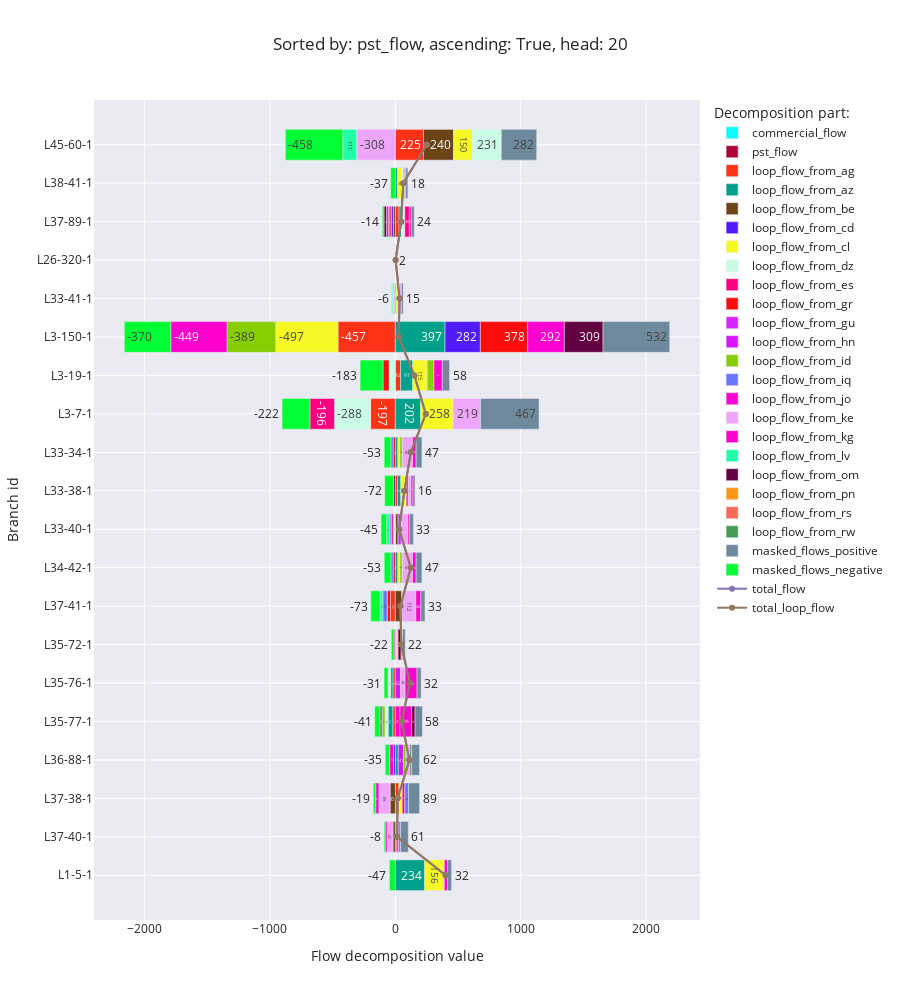

The code cell stored with this chart in its notebook:
### Code cell
flow_decomposition_bar_chart('pst_flow', ascending=True)

### Figure 1 — Plotly figure (JSON) as saved in the notebook; plotly's stock layout.template omitted (floating-point values rounded to 4 significant figures)
{"data": [{"alignmentgroup": "True", "hovertemplate": "Decomposition part:=commercial_flow<br>Flow decomposition value=%{x}<br>Branch id=%{y}<extra></extra>", "legendgroup": "commercial_flow", "marker": {"color": "#0DF9FF", "pattern": {"shape": ""}}, "name": "commercial_flow", "offsetgroup": "commercial_flow", "orientation": "h", "showlegend": true, "textposition": "auto", "texttemplate": "%{x:.0f}", "type": "bar", "x": [null, null, null, null, null, null, null, null, null, null, null, null, null, null, null, null, null, null, null, null], "xaxis": "x", "y": ["L1-5-1", "L37-40-1", "L37-38-1", "L36-88-1", "L35-77-1", "L35-76-1", "L35-72-1", "L37-41-1", "L34-42-1", "L33-40-1", "L33-38-1", "L33-34-1", "L3-7-1", "L3-19-1", "L3-150-1", "L33-41-1", "L26-320-1", "L37-89-1", "L38-41-1", "L45-60-1"], "yaxis": "y"}, {"alignmentgroup": "True", "hovertemplate": "Decomposition part:=pst_flow<br>Flow decomposition value=%{x}<br>Branch id=%{y}<extra></extra>", "legendgroup": "pst_flow", "marker": {"color": "#AF0038", "pattern": {"shape": ""}}, "name": "pst_flow", "offsetgroup": "pst_flow", "orientation": "h", "showlegend": true, "textposition": "auto", "texttemplate": "%{x:.0f}", "type": "bar", "x": [null, null, null, null, null, null, null, null, null, null, null, null, null, null, null, null, null, null, null, null], "xaxis": "x", "y": ["L1-5-1", "L37-40-1", "L37-38-1", "L36-88-1", "L35-77-1", "L35-76-1", "L35-72-1", "L37-41-1", "L34-42-1", "L33-40-1", "L33-38-1", "L33-34-1", "L3-7-1", "L3-19-1", "L3-150-1", "L33-41-1", "L26-320-1", "L37-89-1", "L38-41-1", "L45-60-1"], "yaxis": "y"}, {"alignmentgroup": "True", "hovertemplate": "Decomposition part:=loop_flow_from_ag<br>Flow decomposition value=%{x}<br>Branch id=%{y}<extra></extra>", "legendgroup": "loop_flow_from_ag", "marker": {"color": "#FD3216", "pattern": {"shape": ""}}, "name": "loop_flow_from_ag", "offsetgroup": "loop_flow_from_ag", "orientation": "h", "showlegend": true, "textposition": "auto", "texttemplate": "%{x:.0f}", "type": "bar", "x": [null, 12.6, 29.05, null, -20.63, -19.65, null, -39.38, null, null, 17.42, null, -197.3, 41.88, -457.2, -6.083, null, 29.27, null, 224.9], "xaxis": "x", "y": ["L1-5-1", "L37-40-1", "L37-38-1", "L36-88-1", "L35-77-1", "L35-76-1", "L35-72-1", "L37-41-1", "L34-42-1", "L33-40-1", "L33-38-1", "L33-34-1", "L3-7-1", "L3-19-1", "L3-150-1", "L33-41-1", "L26-320-1", "L37-89-1", "L38-41-1", "L45-60-1"], "yaxis": "y"}, {"alignmentgroup": "True", "hovertemplate": "Decomposition part:=loop_flow_from_az<br>Flow decomposition value=%{x}<br>Branch id=%{y}<extra></extra>", "legendgroup": "loop_flow_from_az", "marker": {"color": "#00A08B", "pattern": {"shape": ""}}, "name": "loop_flow_from_az", "offsetgroup": "loop_flow_from_az", "orientation": "h", "showlegend": true, "textposition": "auto", "texttemplate": "%{x:.0f}", "type": "bar", "x": [234.4, null, null, 23.37, -36.69, -17.71, null, null, 20.21, null, 26.41, 20.21, 202.3, 97.37, 396.5, 6.595, null, 18.28, 16.23, null], "xaxis": "x", "y": ["L1-5-1", "L37-40-1", "L37-38-1", "L36-88-1", "L35-77-1", "L35-76-1", "L35-72-1", "L37-41-1", "L34-42-1", "L33-40-1", "L33-38-1", "L33-34-1", "L3-7-1", "L3-19-1", "L3-150-1", "L33-41-1", "L26-320-1", "L37-89-1", "L38-41-1", "L45-60-1"], "yaxis": "y"}, {"alignmentgroup": "True", "hovertemplate": "Decomposition part:=loop_flow_from_be<br>Flow decomposition value=%{x}<br>Branch id=%{y}<extra></extra>", "legendgroup": "loop_flow_from_be", "marker": {"color": "#6C4516", "pattern": {"shape": ""}}, "name": "loop_flow_from_be", "offsetgroup": "loop_flow_from_be", "orientation": "h", "showlegend": true, "textposition": "auto", "texttemplate": "%{x:.0f}", "type": "bar", "x": [null, -18.67, -41.64, null, null, null, null, 51.37, null, 21.87, null, null, null, null, null, null, null, -14.7, null, 239.5], "xaxis": "x", "y": ["L1-5-1", "L37-40-1", "L37-38-1", "L36-88-1", "L35-77-1", "L35-76-1", "L35-72-1", "L37-41-1", "L34-42-1", "L33-40-1", "L33-38-1", "L33-34-1", "L3-7-1", "L3-19-1", "L3-150-1", "L33-41-1", "L26-320-1", "L37-89-1", "L38-41-1", "L45-60-1"], "yaxis": "y"}, {"alignmentgroup": "True", "hovertemplate": "Decomposition part:=loop_flow_from_cd<br>Flow decomposition value=%{x}<br>Branch id=%{y}<extra></extra>", "legendgroup": "loop_flow_from_cd", "marker": {"color": "#511CFB", "pattern": {"shape": ""}}, "name": "loop_flow_from_cd", "offsetgroup": "loop_flow_from_cd", "orientation": "h", "showlegend": true, "textposition": "auto", "texttemplate": "%{x:.0f}", "type": "bar", "x": [null, null, null, -14.34, null, null, null, null, null, null, null, null, null, null, 281.5, null, null, -14.97, null, null], "xaxis": "x", "y": ["L1-5-1", "L37-40-1", "L37-38-1", "L36-88-1", "L35-77-1", "L35-76-1", "L35-72-1", "L37-41-1", "L34-42-1", "L33-40-1", "L33-38-1", "L33-34-1", "L3-7-1", "L3-19-1", "L3-150-1", "L33-41-1", "L26-320-1", "L37-89-1", "L38-41-1", "L45-60-1"], "yaxis": "y"}, {"alignmentgroup": "True", "hovertemplate": "Decomposition part:=loop_flow_from_cl<br>Flow decomposition value=%{x}<br>Branch id=%{y}<extra></extra>", "legendgroup": "loop_flow_from_cl", "marker": {"color": "#F6F926", "pattern": {"shape": ""}}, "name": "loop_flow_from_cl", "offsetgroup": "loop_flow_from_cl", "orientation": "h", "showlegend": true, "textposition": "auto", "texttemplate": "%{x:.0f}", "type": "bar", "x": [156.1, null, 26.17, null, null, null, 10.57, null, 16.5, null, 43.31, 16.5, 258.2, 114.8, -496.9, 17.69, null, null, 34.61, 149.6], "xaxis": "x", "y": ["L1-5-1", "L37-40-1", "L37-38-1", "L36-88-1", "L35-77-1", "L35-76-1", "L35-72-1", "L37-41-1", "L34-42-1", "L33-40-1", "L33-38-1", "L33-34-1", "L3-7-1", "L3-19-1", "L3-150-1", "L33-41-1", "L26-320-1", "L37-89-1", "L38-41-1", "L45-60-1"], "yaxis": "y"}, {"alignmentgroup": "True", "hovertemplate": "Decomposition part:=loop_flow_from_dz<br>Flow decomposition value=%{x}<br>Branch id=%{y}<extra></extra>", "legendgroup": "loop_flow_from_dz", "marker": {"color": "#C9FBE5", "pattern": {"shape": ""}}, "name": "loop_flow_from_dz", "offsetgroup": "loop_flow_from_dz", "orientation": "h", "showlegend": true, "textposition": "auto", "texttemplate": "%{x:.0f}", "type": "bar", "x": [null, null, null, null, -25.39, -21.33, null, null, null, -14.88, null, null, -288.2, -50.0, null, 16.1, null, 28.06, 15.1, 231.1], "xaxis": "x", "y": ["L1-5-1", "L37-40-1", "L37-38-1", "L36-88-1", "L35-77-1", "L35-76-1", "L35-72-1", "L37-41-1", "L34-42-1", "L33-40-1", "L33-38-1", "L33-34-1", "L3-7-1", "L3-19-1", "L3-150-1", "L33-41-1", "L26-320-1", "L37-89-1", "L38-41-1", "L45-60-1"], "yaxis": "y"}, {"alignmentgroup": "True", "hovertemplate": "Decomposition part:=loop_flow_from_es<br>Flow decomposition value=%{x}<br>Branch id=%{y}<extra></extra>", "legendgroup": "loop_flow_from_es", "marker": {"color": "#FC0080", "pattern": {"shape": ""}}, "name": "loop_flow_from_es", "offsetgroup": "loop_flow_from_es", "orientation": "h", "showlegend": true, "textposition": "auto", "texttemplate": "%{x:.0f}", "type": "bar", "x": [null, null, 20.74, null, null, null, null, null, null, -14.14, 15.48, null, -196.0, null, null, null, null, 36.16, 7.712, null], "xaxis": "x", "y": ["L1-5-1", "L37-40-1", "L37-38-1", "L36-88-1", "L35-77-1", "L35-76-1", "L35-72-1", "L37-41-1", "L34-42-1", "L33-40-1", "L33-38-1", "L33-34-1", "L3-7-1", "L3-19-1", "L3-150-1", "L33-41-1", "L26-320-1", "L37-89-1", "L38-41-1", "L45-60-1"], "yaxis": "y"}, {"alignmentgroup": "True", "hovertemplate": "Decomposition part:=loop_flow_from_gr<br>Flow decomposition value=%{x}<br>Branch id=%{y}<extra></extra>", "legendgroup": "loop_flow_from_gr", "marker": {"color": "#FB0D0D", "pattern": {"shape": ""}}, "name": "loop_flow_from_gr", "offsetgroup": "loop_flow_from_gr", "orientation": "h", "showlegend": true, "textposition": "auto", "texttemplate": "%{x:.0f}", "type": "bar", "x": [null, null, null, null, null, null, null, -25.34, -18.07, null, null, -18.07, null, -48.5, 377.5, null, null, -14.19, null, null], "xaxis": "x", "y": ["L1-5-1", "L37-40-1", "L37-38-1", "L36-88-1", "L35-77-1", "L35-76-1", "L35-72-1", "L37-41-1", "L34-42-1", "L33-40-1", "L33-38-1", "L33-34-1", "L3-7-1", "L3-19-1", "L3-150-1", "L33-41-1", "L26-320-1", "L37-89-1", "L38-41-1", "L45-60-1"], "yaxis": "y"}, {"alignmentgroup": "True", "hovertemplate": "Decomposition part:=loop_flow_from_gu<br>Flow decomposition value=%{x}<br>Branch id=%{y}<extra></extra>", "legendgroup": "loop_flow_from_gu", "marker": {"color": "#D626FF", "pattern": {"shape": ""}}, "name": "loop_flow_from_gu", "offsetgroup": "loop_flow_from_gu", "orientation": "h", "showlegend": true, "textposition": "auto", "texttemplate": "%{x:.0f}", "type": "bar", "x": [null, 15.28, null, null, null, null, null, null, null, 25.61, null, null, null, null, null, 7.758, null, null, null, null], "xaxis": "x", "y": ["L1-5-1", "L37-40-1", "L37-38-1", "L36-88-1", "L35-77-1", "L35-76-1", "L35-72-1", "L37-41-1", "L34-42-1", "L33-40-1", "L33-38-1", "L33-34-1", "L3-7-1", "L3-19-1", "L3-150-1", "L33-41-1", "L26-320-1", "L37-89-1", "L38-41-1", "L45-60-1"], "yaxis": "y"}, {"alignmentgroup": "True", "hovertemplate": "Decomposition part:=loop_flow_from_hn<br>Flow decomposition value=%{x}<br>Branch id=%{y}<extra></extra>", "legendgroup": "loop_flow_from_hn", "marker": {"color": "#DA16FF", "pattern": {"shape": ""}}, "name": "loop_flow_from_hn", "offsetgroup": "loop_flow_from_hn", "orientation": "h", "showlegend": true, "textposition": "auto", "texttemplate": "%{x:.0f}", "type": "bar", "x": [null, null, null, 41.45, null, 42.14, null, null, null, null, null, null, null, null, null, null, null, -12.79, null, null], "xaxis": "x", "y": ["L1-5-1", "L37-40-1", "L37-38-1", "L36-88-1", "L35-77-1", "L35-76-1", "L35-72-1", "L37-41-1", "L34-42-1", "L33-40-1", "L33-38-1", "L33-34-1", "L3-7-1", "L3-19-1", "L3-150-1", "L33-41-1", "L26-320-1", "L37-89-1", "L38-41-1", "L45-60-1"], "yaxis": "y"}, {"alignmentgroup": "True", "hovertemplate": "Decomposition part:=loop_flow_from_id<br>Flow decomposition value=%{x}<br>Branch id=%{y}<extra></extra>", "legendgroup": "loop_flow_from_id", "marker": {"color": "#86CE00", "pattern": {"shape": ""}}, "name": "loop_flow_from_id", "offsetgroup": "loop_flow_from_id", "orientation": "h", "showlegend": true, "textposition": "auto", "texttemplate": "%{x:.0f}", "type": "bar", "x": [null, null, null, 19.84, -21.09, null, null, null, 18.04, null, null, 18.04, null, 54.33, -388.6, null, null, null, 8.571, null], "xaxis": "x", "y": ["L1-5-1", "L37-40-1", "L37-38-1", "L36-88-1", "L35-77-1", "L35-76-1", "L35-72-1", "L37-41-1", "L34-42-1", "L33-40-1", "L33-38-1", "L33-34-1", "L3-7-1", "L3-19-1", "L3-150-1", "L33-41-1", "L26-320-1", "L37-89-1", "L38-41-1", "L45-60-1"], "yaxis": "y"}, {"alignmentgroup": "True", "hovertemplate": "Decomposition part:=loop_flow_from_iq<br>Flow decomposition value=%{x}<br>Branch id=%{y}<extra></extra>", "legendgroup": "loop_flow_from_iq", "marker": {"color": "#6A76FC", "pattern": {"shape": ""}}, "name": "loop_flow_from_iq", "offsetgroup": "loop_flow_from_iq", "orientation": "h", "showlegend": true, "textposition": "auto", "texttemplate": "%{x:.0f}", "type": "bar", "x": [null, 14.52, 28.98, null, null, null, null, -35.3, -17.4, -15.02, null, -17.4, null, null, null, null, null, null, null, null], "xaxis": "x", "y": ["L1-5-1", "L37-40-1", "L37-38-1", "L36-88-1", "L35-77-1", "L35-76-1", "L35-72-1", "L37-41-1", "L34-42-1", "L33-40-1", "L33-38-1", "L33-34-1", "L3-7-1", "L3-19-1", "L3-150-1", "L33-41-1", "L26-320-1", "L37-89-1", "L38-41-1", "L45-60-1"], "yaxis": "y"}, {"alignmentgroup": "True", "hovertemplate": "Decomposition part:=loop_flow_from_jo<br>Flow decomposition value=%{x}<br>Branch id=%{y}<extra></extra>", "legendgroup": "loop_flow_from_jo", "marker": {"color": "#FB00D1", "pattern": {"shape": ""}}, "name": "loop_flow_from_jo", "offsetgroup": "loop_flow_from_jo", "orientation": "h", "showlegend": true, "textposition": "auto", "texttemplate": "%{x:.0f}", "type": "bar", "x": [null, null, null, -31.37, 37.08, null, null, null, null, null, null, null, null, null, 292.4, null, 2.4, -14.16, null, null], "xaxis": "x", "y": ["L1-5-1", "L37-40-1", "L37-38-1", "L36-88-1", "L35-77-1", "L35-76-1", "L35-72-1", "L37-41-1", "L34-42-1", "L33-40-1", "L33-38-1", "L33-34-1", "L3-7-1", "L3-19-1", "L3-150-1", "L33-41-1", "L26-320-1", "L37-89-1", "L38-41-1", "L45-60-1"], "yaxis": "y"}, {"alignmentgroup": "True", "hovertemplate": "Decomposition part:=loop_flow_from_ke<br>Flow decomposition value=%{x}<br>Branch id=%{y}<extra></extra>", "legendgroup": "loop_flow_from_ke", "marker": {"color": "#EEA6FB", "pattern": {"shape": ""}}, "name": "loop_flow_from_ke", "offsetgroup": "loop_flow_from_ke", "orientation": "h", "showlegend": true, "textposition": "auto", "texttemplate": "%{x:.0f}", "type": "bar", "x": [null, -47.35, -89.45, 31.7, null, 35.78, 11.59, 112.3, 83.0, 49.94, 22.9, 83.0, 218.8, null, null, -10.16, null, null, null, -308.1], "xaxis": "x", "y": ["L1-5-1", "L37-40-1", "L37-38-1", "L36-88-1", "L35-77-1", "L35-76-1", "L35-72-1", "L37-41-1", "L34-42-1", "L33-40-1", "L33-38-1", "L33-34-1", "L3-7-1", "L3-19-1", "L3-150-1", "L33-41-1", "L26-320-1", "L37-89-1", "L38-41-1", "L45-60-1"], "yaxis": "y"}, {"alignmentgroup": "True", "hovertemplate": "Decomposition part:=loop_flow_from_kg<br>Flow decomposition value=%{x}<br>Branch id=%{y}<extra></extra>", "legendgroup": "loop_flow_from_kg", "marker": {"color": "#FE00CE", "pattern": {"shape": ""}}, "name": "loop_flow_from_kg", "offsetgroup": "loop_flow_from_kg", "orientation": "h", "showlegend": true, "textposition": "auto", "texttemplate": "%{x:.0f}", "type": "bar", "x": [25.81, -15.35, -25.43, null, 93.57, 95.38, -10.25, 39.71, 28.09, 13.74, 15.48, 28.09, null, 66.18, -448.8, null, null, 15.5, null, null], "xaxis": "x", "y": ["L1-5-1", "L37-40-1", "L37-38-1", "L36-88-1", "L35-77-1", "L35-76-1", "L35-72-1", "L37-41-1", "L34-42-1", "L33-40-1", "L33-38-1", "L33-34-1", "L3-7-1", "L3-19-1", "L3-150-1", "L33-41-1", "L26-320-1", "L37-89-1", "L38-41-1", "L45-60-1"], "yaxis": "y"}, {"alignmentgroup": "True", "hovertemplate": "Decomposition part:=loop_flow_from_lv<br>Flow decomposition value=%{x}<br>Branch id=%{y}<extra></extra>", "legendgroup": "loop_flow_from_lv", "marker": {"color": "#22FFA7", "pattern": {"shape": ""}}, "name": "loop_flow_from_lv", "offsetgroup": "loop_flow_from_lv", "orientation": "h", "showlegend": true, "textposition": "auto", "texttemplate": "%{x:.0f}", "type": "bar", "x": [null, null, null, null, null, null, null, -22.58, null, -25.06, null, null, null, null, null, -6.549, null, null, null, -111.2], "xaxis": "x", "y": ["L1-5-1", "L37-40-1", "L37-38-1", "L36-88-1", "L35-77-1", "L35-76-1", "L35-72-1", "L37-41-1", "L34-42-1", "L33-40-1", "L33-38-1", "L33-34-1", "L3-7-1", "L3-19-1", "L3-150-1", "L33-41-1", "L26-320-1", "L37-89-1", "L38-41-1", "L45-60-1"], "yaxis": "y"}, {"alignmentgroup": "True", "hovertemplate": "Decomposition part:=loop_flow_from_om<br>Flow decomposition value=%{x}<br>Branch id=%{y}<extra></extra>", "legendgroup": "loop_flow_from_om", "marker": {"color": "#620042", "pattern": {"shape": ""}}, "name": "loop_flow_from_om", "offsetgroup": "loop_flow_from_om", "orientation": "h", "showlegend": true, "textposition": "auto", "texttemplate": "%{x:.0f}", "type": "bar", "x": [null, null, null, null, 26.48, null, 24.12, null, null, null, -13.4, null, null, null, 308.7, null, null, -19.87, null, null], "xaxis": "x", "y": ["L1-5-1", "L37-40-1", "L37-38-1", "L36-88-1", "L35-77-1", "L35-76-1", "L35-72-1", "L37-41-1", "L34-42-1", "L33-40-1", "L33-38-1", "L33-34-1", "L3-7-1", "L3-19-1", "L3-150-1", "L33-41-1", "L26-320-1", "L37-89-1", "L38-41-1", "L45-60-1"], "yaxis": "y"}, {"alignmentgroup": "True", "hovertemplate": "Decomposition part:=loop_flow_from_pn<br>Flow decomposition value=%{x}<br>Branch id=%{y}<extra></extra>", "legendgroup": "loop_flow_from_pn", "marker": {"color": "#FF9616", "pattern": {"shape": ""}}, "name": "loop_flow_from_pn", "offsetgroup": "loop_flow_from_pn", "orientation": "h", "showlegend": true, "textposition": "auto", "texttemplate": "%{x:.0f}", "type": "bar", "x": [null, null, null, null, null, null, null, null, null, null, null, null, null, null, null, null, null, null, null, null], "xaxis": "x", "y": ["L1-5-1", "L37-40-1", "L37-38-1", "L36-88-1", "L35-77-1", "L35-76-1", "L35-72-1", "L37-41-1", "L34-42-1", "L33-40-1", "L33-38-1", "L33-34-1", "L3-7-1", "L3-19-1", "L3-150-1", "L33-41-1", "L26-320-1", "L37-89-1", "L38-41-1", "L45-60-1"], "yaxis": "y"}, {"alignmentgroup": "True", "hovertemplate": "Decomposition part:=loop_flow_from_rs<br>Flow decomposition value=%{x}<br>Branch id=%{y}<extra></extra>", "legendgroup": "loop_flow_from_rs", "marker": {"color": "#FC6955", "pattern": {"shape": ""}}, "name": "loop_flow_from_rs", "offsetgroup": "loop_flow_from_rs", "orientation": "h", "showlegend": true, "textposition": "auto", "texttemplate": "%{x:.0f}", "type": "bar", "x": [null, null, null, null, null, null, 11.14, null, null, null, null, null, null, null, null, null, null, null, null, null], "xaxis": "x", "y": ["L1-5-1", "L37-40-1", "L37-38-1", "L36-88-1", "L35-77-1", "L35-76-1", "L35-72-1", "L37-41-1", "L34-42-1", "L33-40-1", "L33-38-1", "L33-34-1", "L3-7-1", "L3-19-1", "L3-150-1", "L33-41-1", "L26-320-1", "L37-89-1", "L38-41-1", "L45-60-1"], "yaxis": "y"}, {"alignmentgroup": "True", "hovertemplate": "Decomposition part:=loop_flow_from_rw<br>Flow decomposition value=%{x}<br>Branch id=%{y}<extra></extra>", "legendgroup": "loop_flow_from_rw", "marker": {"color": "#479B55", "pattern": {"shape": ""}}, "name": "loop_flow_from_rw", "offsetgroup": "loop_flow_from_rw", "orientation": "h", "showlegend": true, "textposition": "auto", "texttemplate": "%{x:.0f}", "type": "bar", "x": [null, null, null, 14.43, -20.15, null, null, null, null, null, null, null, null, null, null, null, null, null, null, null], "xaxis": "x", "y": ["L1-5-1", "L37-40-1", "L37-38-1", "L36-88-1", "L35-77-1", "L35-76-1", "L35-72-1", "L37-41-1", "L34-42-1", "L33-40-1", "L33-38-1", "L33-34-1", "L3-7-1", "L3-19-1", "L3-150-1", "L33-41-1", "L26-320-1", "L37-89-1", "L38-41-1", "L45-60-1"], "yaxis": "y"}, {"alignmentgroup": "True", "hovertemplate": "Decomposition part:=masked_flows_positive<br>Flow decomposition value=%{x}<br>Branch id=%{y}<extra></extra>", "legendgroup": "masked_flows_positive", "marker": {"color": "#6E899C", "pattern": {"shape": ""}}, "name": "masked_flows_positive", "offsetgroup": "masked_flows_positive", "orientation": "h", "showlegend": true, "textposition": "auto", "texttemplate": "%{x:.0f}", "type": "bar", "x": [32.15, 61.12, 88.69, 62.28, 58.5, 32.41, 21.97, 33.09, 46.52, 33.27, 16.21, 46.52, 467.0, 58.35, 531.6, 14.65, 0, 23.53, 17.6, 282.1], "xaxis": "x", "y": ["L1-5-1", "L37-40-1", "L37-38-1", "L36-88-1", "L35-77-1", "L35-76-1", "L35-72-1", "L37-41-1", "L34-42-1", "L33-40-1", "L33-38-1", "L33-34-1", "L3-7-1", "L3-19-1", "L3-150-1", "L33-41-1", "L26-320-1", "L37-89-1", "L38-41-1", "L45-60-1"], "yaxis": "y"}, {"alignmentgroup": "True", "hovertemplate": "Decomposition part:=masked_flows_negative<br>Flow decomposition value=%{x}<br>Branch id=%{y}<extra></extra>", "legendgroup": "masked_flows_negative", "marker": {"color": "#00FE35", "pattern": {"shape": ""}}, "name": "masked_flows_negative", "offsetgroup": "masked_flows_negative", "orientation": "h", "showlegend": true, "textposition": "auto", "texttemplate": "%{x:.0f}", "type": "bar", "x": [-47.27, -8.48, -18.84, -35.08, -40.94, -31.16, -21.98, -73.3, -53.31, -44.96, -71.79, -53.31, -222.3, -182.6, -370.2, -6.177, 0, -13.6, -37.16, -457.7], "xaxis": "x", "y": ["L1-5-1", "L37-40-1", "L37-38-1", "L36-88-1", "L35-77-1", "L35-76-1", "L35-72-1", "L37-41-1", "L34-42-1", "L33-40-1", "L33-38-1", "L33-34-1", "L3-7-1", "L3-19-1", "L3-150-1", "L33-41-1", "L26-320-1", "L37-89-1", "L38-41-1", "L45-60-1"], "yaxis": "y"}, {"mode": "lines+markers", "name": "total_flow", "type": "scatter", "x": [401.2, 13.68, 18.27, 112.3, 50.74, 115.9, 47.16, 40.55, 123.6, 30.37, 72.02, 123.6, 242.7, 151.8, 26.47, 33.82, 2.4, 46.52, 62.66, 250.2], "y": ["L1-5-1", "L37-40-1", "L37-38-1", "L36-88-1", "L35-77-1", "L35-76-1", "L35-72-1", "L37-41-1", "L34-42-1", "L33-40-1", "L33-38-1", "L33-34-1", "L3-7-1", "L3-19-1", "L3-150-1", "L33-41-1", "L26-320-1", "L37-89-1", "L38-41-1", "L45-60-1"]}, {"mode": "lines+markers", "name": "total_loop_flow", "type": "scatter", "x": [401.2, 13.68, 18.27, 112.3, 50.74, 115.9, 47.16, 40.55, 123.6, 30.37, 72.02, 123.6, 242.7, 151.8, 26.47, 33.82, 2.4, 46.52, 62.66, 250.2], "y": ["L1-5-1", "L37-40-1", "L37-38-1", "L36-88-1", "L35-77-1", "L35-76-1", "L35-72-1", "L37-41-1", "L34-42-1", "L33-40-1", "L33-38-1", "L33-34-1", "L3-7-1", "L3-19-1", "L3-150-1", "L33-41-1", "L26-320-1", "L37-89-1", "L38-41-1", "L45-60-1"]}], "layout": {"barmode": "relative", "height": 1000, "legend": {"title": {"text": "Decomposition part:"}, "tracegroupgap": 0}, "title": {"text": "Sorted by: pst_flow, ascending: True, head: 20"}, "xaxis": {"anchor": "y", "domain": [0, 1], "title": {"text": "Flow decomposition value"}}, "yaxis": {"anchor": "x", "domain": [0, 1], "title": {"text": "Branch id"}}}}
